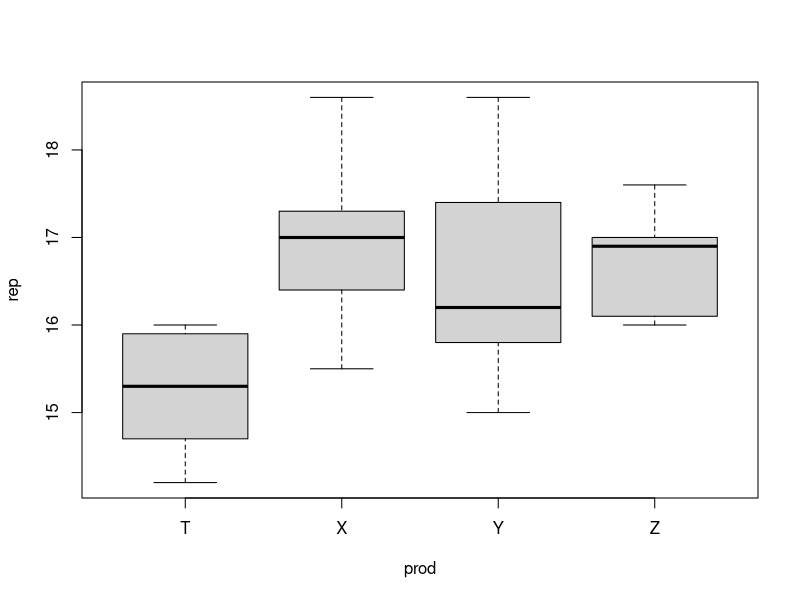
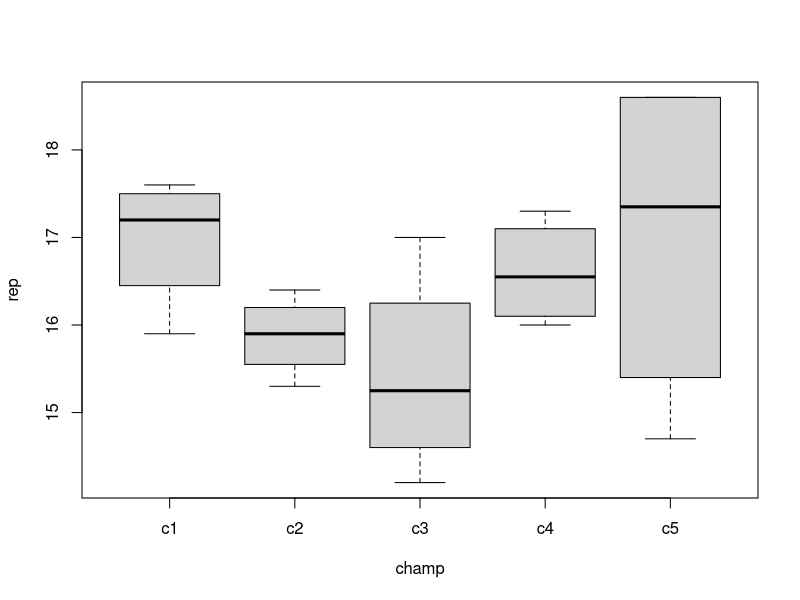

The R source for these figures, in order: (Note: this script raises an error after producing the figures.)
rm(list=ls())
df = read.table("insecte.txt",h=T)
champ = df$champ
prod = df$prod
rep = df$rep
boxplot(rep~prod)
boxplot(rep~champ)
coplot(rep~champ|prod)
#une seule mesure pour chaque coupe (c,prod) : on ne peut pas modeliser leur interaction

fchamp = factor(champ)
fprod = factor(prod)
lm1 = lm (rep~fchamp+fprod)
summary(lm1)
anova(lm1)

# modele : µ = B0 + B1I[c2] + B2I[c3] + B3I[c4] + B4I[c5] + A1I[X] + A2I[Y] + A3I[Z]
# interpretation de quelques coefs :
#  c1       c2       c3
#T B0     B0+B1     B0+B2
#X B0+A1  B0+B1+A1  B1+B2+A1
#Y B0+A2  B0+B1+A2  B0+B2+A2

tapply(rep,prod,mean)
# les coeffs en B du modeles sont obtenus en faisant les differences des moyennes par prod
tapply(rep,champ,mean)
# les coeffs en A du modeles sont obtenus en faisant les differences des moyennes par champ
# ddl residuals : ddl champ * ddl prod

F = (9.22/3)/(9.61/12)
# au moins une moyenne de produits se distingue des autres
# le resultat de l'anova contredit celui du summary, mais le risque alpha est superieur dans le summary
#le champ n'a pas d'influence

lm2 = lm(rep~prod)
summary(lm2)
anova(lm2)
# H0 : aucune moyenne se detache des autres
# ici p-value superieure a 5%, on rejette H0
# les modeles lm1 et lm2 sont emboites : on peut les comparer
anova(lm2,lm1)
# on ne rejette pas l'hypothese nulle : les deux modeles ne sont pas significativement differents
# on retient le modele le plus petit : lm2

plot(lm2)
# on verifie que les residus ne dependent pas des variables explicatrices